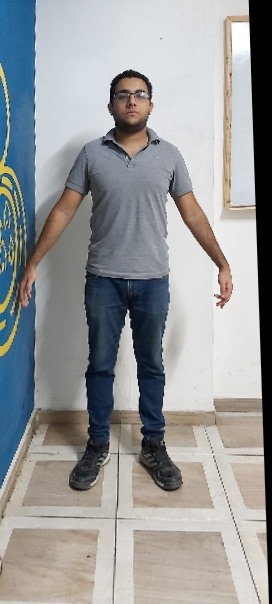
#> input picture images/Rimon1.1_Wrapped.jpg, 272 x 604 px
$ python main1.1_wrapped.py
#> lines starting #> are read from the running program, lines starting #| are printed output that depends on the picture; after the words box and inside, x2 and y2 are one past the last pixel; in counts of white or black regions, pixels touching at a corner belong together; long printed decimals are rounded
import cv2
import numpy as np
import math
from keypoint_config import *


UPPER_RATIO = 2.2962
LOWER_RATIO = 2.530864198
HIP_HIGHT = 0
LEFT_HIP_PIXEL = (0, 0)
RIGHT_HIP_PIXEL = (0, 0)

def apply_filter_return_countoures(hsv_image, hsv_color_lower, hsv_color_upper, min_contor_area = 15, img = None , contor_label=""):
    filtered_image = cv2.inRange(hsv_image, hsv_color_lower, hsv_color_upper)
    kernal = np.ones((2,2),"uint8")
    filtered_image = cv2.dilate(filtered_image,kernal)
    (contors,hierarchy) = cv2.findContours(filtered_image,cv2.RETR_TREE,cv2.CHAIN_APPROX_SIMPLE)
    res = cv2.bitwise_and(img, img, mask = filtered_image)
    if True:
        i = 0
        for pic, contour in enumerate(contors):
            area = cv2.contourArea(contour)
            if(area>min_contor_area):
                x,y,w,h = cv2.boundingRect(contour)
                # print(contor_label,x+3,y+3)
                cv2.putText(img,str(contor_label),(x,y),cv2.FONT_HERSHEY_SIMPLEX,0.7,(0,0,255))
                i += 1
        return (res, filtered_image, (x+3,y+3), hierarchy)

    return (res, filtered_image, contors, hierarchy)

def eclidian_distance(point1 , point2):
    global HIP_PIXEL, LEFT_HIP_PIXEL, RIGHT_HIP_PIXEL
    (x1, y1) = point1
    (x2, y2) = point2
    # print("point1 = ", point1,"point2 = ", point2)
    result = 0
    mid = (LEFT_HIP_PIXEL[0]+RIGHT_HIP_PIXEL[0]) / 2
    if y1 >= HIP_HIGHT and y2 >= HIP_HIGHT:
        return (math.sqrt(((x1-x2)**2)+((y1-y2)**2)))/LOWER_RATIO
    elif y1 <= HIP_HIGHT and y2 <= HIP_HIGHT:
        return (math.sqrt(((x1-x2)**2)+((y1-y2)**2)))/UPPER_RATIO
    else:
        if y1 > HIP_HIGHT:
            if x1 >= mid:
                # print("yes x1 >= mid")
                result += ((math.sqrt(((x1-LEFT_HIP_PIXEL[0])**2)+((y1-LEFT_HIP_PIXEL[1])**2)))/LOWER_RATIO)
            else:
                result += ((math.sqrt(((x1-RIGHT_HIP_PIXEL[0])**2)+((y1-RIGHT_HIP_PIXEL[1])**2)))/LOWER_RATIO)
        else:
            if x1 >= mid:
                # print("yes x1 >= mid")
                result += ((math.sqrt(((x1-LEFT_HIP_PIXEL[0])**2)+((y1-LEFT_HIP_PIXEL[1])**2)))/UPPER_RATIO)
            else:
                result += ((math.sqrt(((x1-RIGHT_HIP_PIXEL[0])**2)+((y1-RIGHT_HIP_PIXEL[1])**2)))/UPPER_RATIO)

        if y2 > HIP_HIGHT:
            if x2 >= mid:
                # print("yes x2 >= mid")
                result += ((math.sqrt(((LEFT_HIP_PIXEL[0]-x2)**2)+((LEFT_HIP_PIXEL[1]-y2)**2)))/LOWER_RATIO)
            else:
                result += ((math.sqrt(((RIGHT_HIP_PIXEL[0]-x2)**2)+((RIGHT_HIP_PIXEL[1]-y2)**2)))/LOWER_RATIO)
        else:
            if x2 >= mid:
                # print("yes x2 >= mid")
                result += ((math.sqrt(((LEFT_HIP_PIXEL[0]-x2)**2)+((LEFT_HIP_PIXEL[1]-y2)**2)))/UPPER_RATIO)
            else:
                result += ((math.sqrt(((RIGHT_HIP_PIXEL[0]-x2)**2)+((RIGHT_HIP_PIXEL[1]-y2)**2)))/UPPER_RATIO)

    return result

if __name__ == "__main__":

    body_keypoints = {"left_sholder_outer":[0,0], "left_sholder_inner":[0,0], "right_sholder_inner":[0,0], "right_sholder_outer":[0,0],
    "left_elbow_inner":[0,0],"left_sholder_outer":[0,0], "right_elbow_inner":[0,0], "right_elbow_outer":[0,0], "left_chest_arm_meeting":[0,0],
    "right_chest_arm_meeting":[0,0], "left_chest":[0,0], "right_chest":[0,0], "left_waist":[0,0], "right_waist":[0,0], "left_hip":[0,0],
    "right_hip":[0,0], "stone_of_trousers":[0,0],"left_Knee_outer":[0,0], "left_Knee_inner":[0,0], "left_ankle_outer":[0,0], "left_ankle_inner":[0,0],
    "right_Knee_outer":[0,0],"right_Knee_inner":[0,0], "right_ankle_inner":[0,0], "right_ankle_outer":[0,0]}

    img = cv2.imread("images/Rimon1.1_Wrapped.jpg", cv2.IMREAD_COLOR)
#> img is the input picture: shape (604, 272, 3); mean B, G, R 153.5, 152.7, 151.4
    # [18 lines of commented-out code are left out]
    cv2.circle(img, (83, 147), point_radius, right_sholder_outer_color, -1)
#> img: shape (604, 272, 3); 0.02% of pixels changed, all inside (x1, y1, x2, y2) = (80, 144, 87, 151)
    #right sholder inner
    cv2.circle(img, (109, 136), point_radius, right_sholder_inner_color, -1)
#> img: shape (604, 272, 3); mean B, G, R 153.4, 152.7, 151.5
    #left sholder inner
    cv2.circle(img, (153, 133), point_radius, left_sholder_inner_color, -1)
#> img: shape (604, 272, 3); mean B, G, R 153.4, 152.6, 151.5
    #left sholder outer
    cv2.circle(img, (180, 147), point_radius, left_sholder_outer_color, -1)
#> img: shape (604, 272, 3); mean B, G, R 153.4, 152.6, 151.4
    #right elbow outer
    cv2.circle(img, (53, 205), point_radius, right_elbow_outer_color, -1)
#> img: shape (604, 272, 3); mean B, G, R 153.3, 152.6, 151.5
    #right elbow inner
    cv2.circle(img, (72, 220), point_radius, right_elbow_inner_color, -1)
#> img: shape (604, 272, 3); mean B, G, R 153.3, 152.6, 151.5
    #left elbow inner
    cv2.circle(img, (183, 221), point_radius, left_elbow_inner_color, -1)
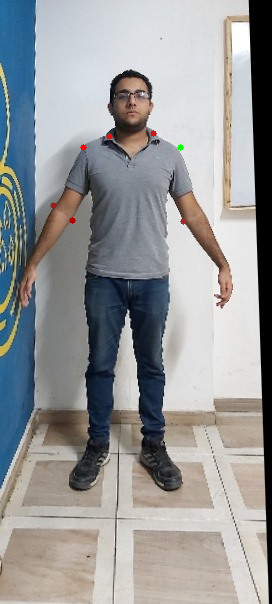
#> img: shape (604, 272, 3); mean B, G, R 153.3, 152.6, 151.5
    #left elbow outer
    cv2.circle(img, (203, 210), point_radius, left_elbow_outer_color, -1)
#> img: shape (604, 272, 3); 0.02% of pixels changed, all inside (x1, y1, x2, y2) = (200, 207, 207, 214)
    #right chest and arm meeting
    cv2.circle(img, (89, 174), point_radius, right_chest_arm_meeting_color, -1)
#> img: shape (604, 272, 3); mean B, G, R 153.3, 152.6, 151.5
    #left chest and arm meeting
    cv2.circle(img, (172, 176), point_radius, left_chest_arm_meeting_color, -1)
#> img: shape (604, 272, 3); mean B, G, R 153.3, 152.6, 151.5
    #right waist
    cv2.circle(img, (90, 234), point_radius, right_waist_color, -1)
#> img: shape (604, 272, 3); mean B, G, R 153.4, 152.6, 151.6
    #left waist
    cv2.circle(img, (168, 234), point_radius, left_waist_color, -1)
#> img: shape (604, 272, 3); mean B, G, R 153.4, 152.5, 151.6


    #right hip
    cv2.circle(img, (87, 259), point_radius, right_hip_color, -1)
#> img: shape (604, 272, 3); mean B, G, R 153.4, 152.5, 151.6
    #left hip
    cv2.circle(img, (169, 260), point_radius, left_hip_color, -1)
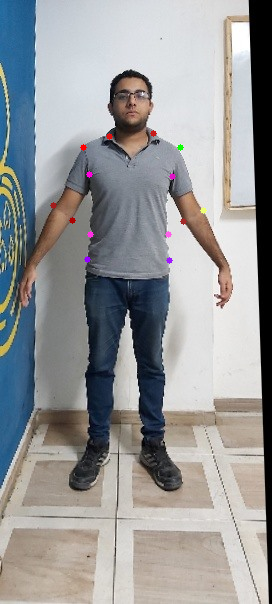
#> img: shape (604, 272, 3); mean B, G, R 153.4, 152.5, 151.6
    #stone of trousers
    cv2.circle(img, (127, 311), point_radius, stone_of_trousers_color, -1)
#> img: shape (604, 272, 3); 0.02% of pixels changed, all inside (x1, y1, x2, y2) = (124, 308, 131, 315)

    #right Knee outer
    cv2.circle(img, (88, 363), point_radius, right_Knee_outer_color, -1)
#> img: shape (604, 272, 3); mean B, G, R 153.5, 152.5, 151.6
    #right Knee inner
    cv2.circle(img, (116, 365), point_radius, right_Knee_inner_color, -1)
#> img: shape (604, 272, 3); mean B, G, R 153.5, 152.5, 151.6
    #right ankle outer
    cv2.circle(img, (88, 434), point_radius, right_ankle_outer_color, -1)
#> img: shape (604, 272, 3); mean B, G, R 153.5, 152.5, 151.6
    #right ankle inner
    cv2.circle(img, (110, 437), point_radius, right_ankle_inner_color, -1)
#> img: shape (604, 272, 3); mean B, G, R 153.5, 152.6, 151.6

    # #left Knee inner
    cv2.circle(img, (135, 367), point_radius, left_Knee_inner_color, -1)
#> img: shape (604, 272, 3); mean B, G, R 153.5, 152.6, 151.7
    #left Knee outer
    cv2.circle(img, (163, 365), point_radius, left_Knee_outer_color, -1)
#> img: shape (604, 272, 3); mean B, G, R 153.5, 152.6, 151.7
    #left Knee inner
    cv2.circle(img, (144, 440), point_radius, left_ankle_inner_color, -1)
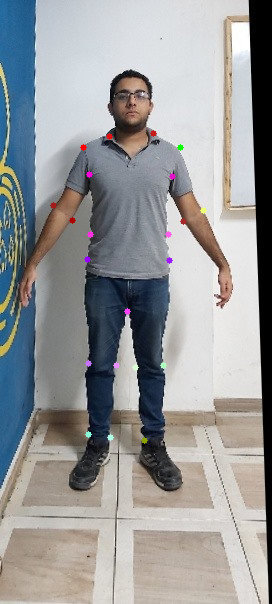
#> img: shape (604, 272, 3); mean B, G, R 153.5, 152.6, 151.7
    #left Knee outer
    cv2.circle(img, (163, 441), point_radius, left_ankle_outer_color, -1)
#> img: shape (604, 272, 3); 0.02% of pixels changed, all inside (x1, y1, x2, y2) = (160, 438, 167, 445)

    HIP_HIGHT = 260
    RIGHT_HIP_PIXEL =  (87, 259)
    LEFT_HIP_PIXEL = (169, 260)

    hsv = cv2.cvtColor(img, cv2.COLOR_BGR2HSV)
#> hsv: shape (604, 272, 3); mean H, S, V 56.3, 42.5, 163
    #hsv hue set value  (color)

    (res,yellow,body_keypoints["left_sholder_outer"],_) = apply_filter_return_countoures(hsv,left_sholder_outer_lower,left_sholder_outer_upper,min_contor_area= 30, img=img,contor_label="LSO")
#> in apply_filter_return_countoures, `filtered_image = cv2.inRange(hsv_image, hsv_color_lower, hsv_color_upp..`:
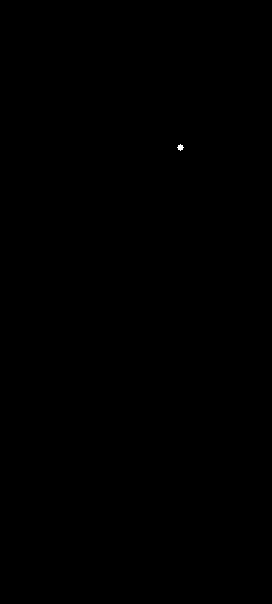
#> filtered_image: shape (604, 272); 0.02% white; 1 white region, box (x1, y1, x2, y2) and area: (177, 144, 184, 151) 29
#> in apply_filter_return_countoures, `(contors,hierarchy) = cv2.findContours(filtered_image,cv2.RETR_TREE,cv..`: contors = 1 contour; box (x1, y1, x2, y2) and area: (177, 144, 185, 152) 33
#> the loop in apply_filter_return_countoures, `for pic, contour in enumerate(contors):` made 1 pass
#> (pic, area, x, y, w, h, i) on pass 1: (0, 33, 177, 144, 8, 8, 1)
#> after the loop in apply_filter_return_countoures, `for pic, contour in enumerate(contors):`:
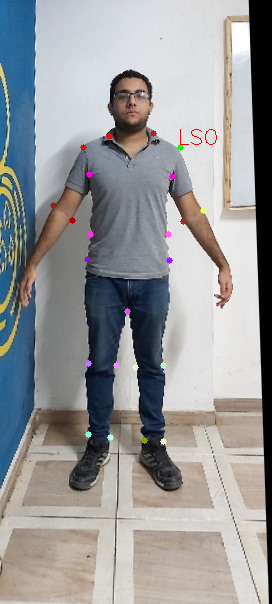
#> img: shape (604, 272, 3); mean B, G, R 153.4, 152.5, 151.7
#> after the loop in apply_filter_return_countoures, `for pic, contour in enumerate(contors):`: i = 1
    (res,yellow,body_keypoints["left_sholder_inner"],_) = apply_filter_return_countoures(hsv,left_sholder_inner_lower,left_sholder_inner_upper,min_contor_area= 30, img=img,contor_label="LSI")
#> in apply_filter_return_countoures (call 2), `(contors,hierarchy) = cv2.findContours(filtered_image,cv2.RETR_TREE,cv..`: contors = 1 contour; box (x1, y1, x2, y2) and area: (150, 130, 158, 138) 33
#> the loop in apply_filter_return_countoures (call 2), `for pic, contour in enumerate(contors):` made 1 pass
#> (pic, area, x, y, w, h, i) on pass 1: (0, 33, 150, 130, 8, 8, 1)

    (res,yellow,body_keypoints["right_sholder_inner"],_) = apply_filter_return_countoures(hsv,right_sholder_inner_lower,right_sholder_inner_upper,min_contor_area= 30, img=img,contor_label="RSI")
#> call 3 of apply_filter_return_countoures, with hsv_color_lower = array of shape (3,), hsv_color_upper = array of shape (3,), min_contor_area = 30, contor_label = 'RSI'
#> in apply_filter_return_countoures (call 3), `(contors,hierarchy) = cv2.findContours(filtered_image,cv2.RETR_TREE,cv..`: contors = 1 contour; box (x1, y1, x2, y2) and area: (106, 133, 114, 141) 33
#> the loop in apply_filter_return_countoures (call 3), `for pic, contour in enumerate(contors):` made 1 pass
#> (pic, area, x, y, w, h, i) on pass 1: (0, 33, 106, 133, 8, 8, 1)
#> after the loop in apply_filter_return_countoures (call 3), `for pic, contour in enumerate(contors):`:
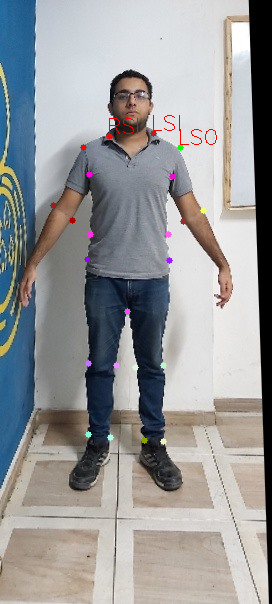
#> img: shape (604, 272, 3); mean B, G, R 153.2, 152.3, 151.8
#> after the loop in apply_filter_return_countoures (call 3), `for pic, contour in enumerate(contors):`: i = 1
    (res,yellow,body_keypoints["right_sholder_outer"],_) = apply_filter_return_countoures(hsv,right_sholder_outer_lower,right_sholder_outer_upper,min_contor_area= 30, img=img,contor_label="RSO")
#> call 4 of apply_filter_return_countoures, with hsv_color_lower = array of shape (3,), hsv_color_upper = array of shape (3,), min_contor_area = 30, contor_label = 'RSO'
#> in apply_filter_return_countoures (call 4), `(contors,hierarchy) = cv2.findContours(filtered_image,cv2.RETR_TREE,cv..`: contors = 1 contour; box (x1, y1, x2, y2) and area: (80, 144, 88, 152) 33
#> the loop in apply_filter_return_countoures (call 4), `for pic, contour in enumerate(contors):` made 1 pass
#> (pic, area, x, y, w, h, i) on pass 1: (0, 33, 80, 144, 8, 8, 1)
#> after the loop in apply_filter_return_countoures (call 4), `for pic, contour in enumerate(contors):`:
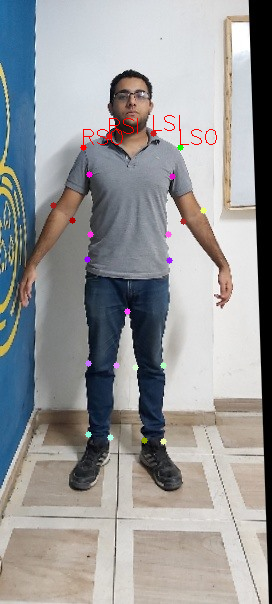
#> img: shape (604, 272, 3); 0.07% of pixels changed, all inside (x1, y1, x2, y2) = (83, 129, 123, 145)
#> after the loop in apply_filter_return_countoures (call 4), `for pic, contour in enumerate(contors):`: i = 1

    (res,yellow,body_keypoints["left_elbow_inner"],_) = apply_filter_return_countoures(hsv,left_elbow_inner_lower,left_elbow_inner_upper,min_contor_area= 30, img=img,contor_label="LEI")
#> in apply_filter_return_countoures (call 5), `(contors,hierarchy) = cv2.findContours(filtered_image,cv2.RETR_TREE,cv..`: contors = 1 contour; box (x1, y1, x2, y2) and area: (180, 218, 188, 226) 33
    (res,yellow,body_keypoints["left_elbow_outer"],_) = apply_filter_return_countoures(hsv,left_elbow_outer_lower,left_elbow_outer_upper,min_contor_area= 30, img=img,contor_label="LEO ")
#> in apply_filter_return_countoures (call 6), `(contors,hierarchy) = cv2.findContours(filtered_image,cv2.RETR_TREE,cv..`: contors = 2 contours, 1 with area under 20; largest, box (x1, y1, x2, y2) and area: (200, 207, 208, 215) 33

    (res,yellow,body_keypoints["right_elbow_inner"],_) = apply_filter_return_countoures(hsv,right_elbow_inner_lower,right_elbow_inner_upper,min_contor_area= 30, img=img,contor_label="REI")
#> in apply_filter_return_countoures (call 7), `(contors,hierarchy) = cv2.findContours(filtered_image,cv2.RETR_TREE,cv..`: contors = 1 contour; box (x1, y1, x2, y2) and area: (69, 217, 77, 225) 33
    (res,yellow,body_keypoints["right_elbow_outer"],_) = apply_filter_return_countoures(hsv,right_elbow_outer_lower,right_elbow_outer_upper,min_contor_area= 30, img=img,contor_label="REO")
#> in apply_filter_return_countoures (call 8), `(contors,hierarchy) = cv2.findContours(filtered_image,cv2.RETR_TREE,cv..`: contors = 1 contour; box (x1, y1, x2, y2) and area: (50, 202, 58, 210) 33

    (res,yellow,body_keypoints["left_chest_arm_meeting"],_) = apply_filter_return_countoures(hsv,left_chest_arm_meeting_lower,left_chest_arm_meeting_upper,min_contor_area= 30, img=img,contor_label="LCAM")
#> in apply_filter_return_countoures (call 9), `(contors,hierarchy) = cv2.findContours(filtered_image,cv2.RETR_TREE,cv..`: contors = 1 contour; box (x1, y1, x2, y2) and area: (169, 173, 177, 181) 33
    (res,yellow,body_keypoints["right_chest_arm_meeting"],_) = apply_filter_return_countoures(hsv,right_chest_arm_meeting_lower,right_chest_arm_meeting_upper,min_contor_area= 30, img=img,contor_label="RCAM")
#> in apply_filter_return_countoures (call 10), `(contors,hierarchy) = cv2.findContours(filtered_image,cv2.RETR_TREE,cv..`: contors = 1 contour; box (x1, y1, x2, y2) and area: (86, 171, 94, 179) 33

    # (res,yellow,body_keypoints["left_chest"],_) = apply_filter_return_countoures(hsv,left_chest_lower,left_chest_upper,min_contor_area= 30, img=img,contor_label="LC")
    # (res,yellow,body_keypoints["right_chest"],_) = apply_filter_return_countoures(hsv,right_chest_lower,right_chest_upper,min_contor_area= 30, img=img,contor_label="RC")

    (res,yellow,body_keypoints["left_waist"],_) = apply_filter_return_countoures(hsv,left_waist_lower,left_waist_upper,min_contor_area= 30, img=img,contor_label="LW")
#> in apply_filter_return_countoures (call 11), `(contors,hierarchy) = cv2.findContours(filtered_image,cv2.RETR_TREE,cv..`: contors = 1 contour; box (x1, y1, x2, y2) and area: (165, 231, 173, 239) 33
    (res,yellow,body_keypoints["right_waist"],_) = apply_filter_return_countoures(hsv,right_waist_lower,right_waist_upper,min_contor_area= 30, img=img,contor_label="RW")
#> in apply_filter_return_countoures (call 12), `(contors,hierarchy) = cv2.findContours(filtered_image,cv2.RETR_TREE,cv..`: contors = 1 contour; box (x1, y1, x2, y2) and area: (87, 231, 95, 239) 33

    (res,yellow,body_keypoints["left_hip"],_) = apply_filter_return_countoures(hsv,left_hip_lower,left_hip_upper,min_contor_area= 30, img=img,contor_label="LH")
#> in apply_filter_return_countoures (call 13), `(contors,hierarchy) = cv2.findContours(filtered_image,cv2.RETR_TREE,cv..`: contors = 1 contour; box (x1, y1, x2, y2) and area: (166, 257, 174, 265) 33
    (res,yellow,body_keypoints["right_hip"],_) = apply_filter_return_countoures(hsv,right_hip_lower,right_hip_upper,min_contor_area= 30, img=img,contor_label="RH")
#> in apply_filter_return_countoures (call 14), `(contors,hierarchy) = cv2.findContours(filtered_image,cv2.RETR_TREE,cv..`: contors = 1 contour; box (x1, y1, x2, y2) and area: (84, 256, 92, 264) 33

    (res,yellow,body_keypoints["stone_of_trousers"],_) = apply_filter_return_countoures(hsv,stone_of_trousers_lower,stone_of_trousers_upper,min_contor_area= 30, img=img,contor_label="SOT")
#> in apply_filter_return_countoures (call 15), `(contors,hierarchy) = cv2.findContours(filtered_image,cv2.RETR_TREE,cv..`: contors = 1 contour; box (x1, y1, x2, y2) and area: (124, 308, 132, 316) 33

    (res,yellow,body_keypoints["left_Knee_outer"],_) = apply_filter_return_countoures(hsv,left_Knee_outer_lower,left_Knee_outer_upper,min_contor_area= 30, img=img,contor_label="LKO")
#> in apply_filter_return_countoures (call 16), `(contors,hierarchy) = cv2.findContours(filtered_image,cv2.RETR_TREE,cv..`: contors = 1 contour; box (x1, y1, x2, y2) and area: (160, 362, 168, 370) 33
    (res,yellow,body_keypoints["left_Knee_inner"],_) = apply_filter_return_countoures(hsv,left_Knee_inner_lower,left_Knee_inner_upper,min_contor_area= 30, img=img,contor_label="LKI")
#> in apply_filter_return_countoures (call 17), `(contors,hierarchy) = cv2.findContours(filtered_image,cv2.RETR_TREE,cv..`: contors = 1 contour; box (x1, y1, x2, y2) and area: (132, 364, 140, 372) 33

    (res,yellow,body_keypoints["left_ankle_outer"],_) = apply_filter_return_countoures(hsv,left_ankle_outer_lower,left_ankle_outer_upper,min_contor_area= 30, img=img,contor_label="LAO")
#> in apply_filter_return_countoures (call 18), `(contors,hierarchy) = cv2.findContours(filtered_image,cv2.RETR_TREE,cv..`: contors = 8 contours, 7 with area under 20; largest, box (x1, y1, x2, y2) and area: (160, 438, 168, 446) 33
    (res,yellow,body_keypoints["left_ankle_inner"],_) = apply_filter_return_countoures(hsv,left_ankle_inner_lower,left_ankle_inner_upper,min_contor_area= 30, img=img,contor_label="LAI")
#> in apply_filter_return_countoures (call 19), `(contors,hierarchy) = cv2.findContours(filtered_image,cv2.RETR_TREE,cv..`: contors = 1 contour; box (x1, y1, x2, y2) and area: (141, 437, 149, 445) 33

    (res,yellow,body_keypoints["right_Knee_outer"],_) = apply_filter_return_countoures(hsv,right_Knee_outer_lower,right_Knee_outer_upper,min_contor_area= 30, img=img,contor_label="RKO")
#> in apply_filter_return_countoures (call 20), `(contors,hierarchy) = cv2.findContours(filtered_image,cv2.RETR_TREE,cv..`: contors = 1 contour; box (x1, y1, x2, y2) and area: (85, 360, 93, 368) 33
    (res,yellow,body_keypoints["right_Knee_inner"],_) = apply_filter_return_countoures(hsv,right_Knee_inner_lower,right_Knee_inner_upper,min_contor_area= 30, img=img,contor_label="RKI")
#> in apply_filter_return_countoures (call 21), `(contors,hierarchy) = cv2.findContours(filtered_image,cv2.RETR_TREE,cv..`: contors = 1 contour; box (x1, y1, x2, y2) and area: (113, 362, 121, 370) 33

    (res,yellow,body_keypoints["right_ankle_inner"],_) = apply_filter_return_countoures(hsv,right_ankle_inner_lower,right_ankle_inner_upper,min_contor_area= 30, img=img,contor_label="RAI")
#> in apply_filter_return_countoures (call 22), `(contors,hierarchy) = cv2.findContours(filtered_image,cv2.RETR_TREE,cv..`: contors = 1 contour; box (x1, y1, x2, y2) and area: (107, 434, 115, 442) 33
    (res,yellow,body_keypoints["right_ankle_outer"],_) = apply_filter_return_countoures(hsv,right_ankle_outer_lower,right_ankle_outer_upper,min_contor_area= 30, img=img,contor_label="RAO")
#> in apply_filter_return_countoures (call 23), `(contors,hierarchy) = cv2.findContours(filtered_image,cv2.RETR_TREE,cv..`: contors = 1 contour; box (x1, y1, x2, y2) and area: (85, 431, 93, 439) 33

    # print(body_keypoints("right_sholder_outer"))
    print("sholder = ",eclidian_distance(body_keypoints["right_sholder_outer"],body_keypoints["left_sholder_outer"]))
#| sholder =  42.244
    print("waist = ",eclidian_distance(body_keypoints["right_waist"],body_keypoints["left_waist"]))
#| waist =  33.969
    print("hip = ",eclidian_distance(body_keypoints["left_hip"],body_keypoints["right_hip"]))
#| hip =  35.714
    print("under arm  = ",eclidian_distance(body_keypoints["left_chest_arm_meeting"],body_keypoints["right_chest_arm_meeting"]))
#| under arm  =  36.157
    print("hip knee left  = ",eclidian_distance(body_keypoints["left_hip"],body_keypoints["left_Knee_outer"]))
#| hip knee left  =  41.555
    print("hip knee right  = ",eclidian_distance(body_keypoints["right_hip"],body_keypoints["right_Knee_outer"]))
#| hip knee right  =  41.095
    print("waist knee left  = ",eclidian_distance(body_keypoints["left_waist"],body_keypoints["left_Knee_outer"]))
#| waist knee left  =  52.887
    print("waist knee right  = ",eclidian_distance(body_keypoints["right_waist"],body_keypoints["right_Knee_outer"]))
#| waist knee right  =  52.060
    print("waist hip left  = ",eclidian_distance(body_keypoints["left_waist"],body_keypoints["left_hip"]))
#| waist hip left  =  11.331
    print("waist hip right  = ",eclidian_distance(body_keypoints["right_waist"],body_keypoints["right_hip"]))
#| waist hip right  =  10.966
    print("knee left  = ",eclidian_distance(body_keypoints["left_Knee_outer"],body_keypoints["left_Knee_inner"]))
#| knee left  =  11.092
    print("knee right  = ",eclidian_distance(body_keypoints["right_Knee_inner"],body_keypoints["right_Knee_outer"]))
#| knee right  =  11.092
    print("knee to ankle right = ",eclidian_distance(body_keypoints["right_Knee_outer"],body_keypoints["right_ankle_outer"]))
#| knee to ankle right =  28.054
    print("knee to ankle left  = ",eclidian_distance(body_keypoints["left_Knee_outer"],body_keypoints["left_ankle_outer"]))
#| knee to ankle left  =  30.029
    print("T stone to left knee  = ",eclidian_distance(body_keypoints["stone_of_trousers"],body_keypoints["left_Knee_inner"]))
#| T stone to left knee  =  22.351
    print("T stone to right knee  = ",eclidian_distance(body_keypoints["stone_of_trousers"],body_keypoints["right_Knee_inner"]))
#| T stone to right knee  =  21.775
    print("hip to anckle  = ",eclidian_distance(body_keypoints["right_hip"],body_keypoints["right_ankle_outer"]))
#| hip to anckle  =  69.147

    # [4 lines of commented-out code are left out]

    cv2.imshow("hsv", hsv)
    cv2.imshow("img", img)
    # cv2.imshow("mask", yellow)
    # cv2.imshow("Result", res)
    cv2.waitKey(0)
    cv2.destroyAllWindows()
